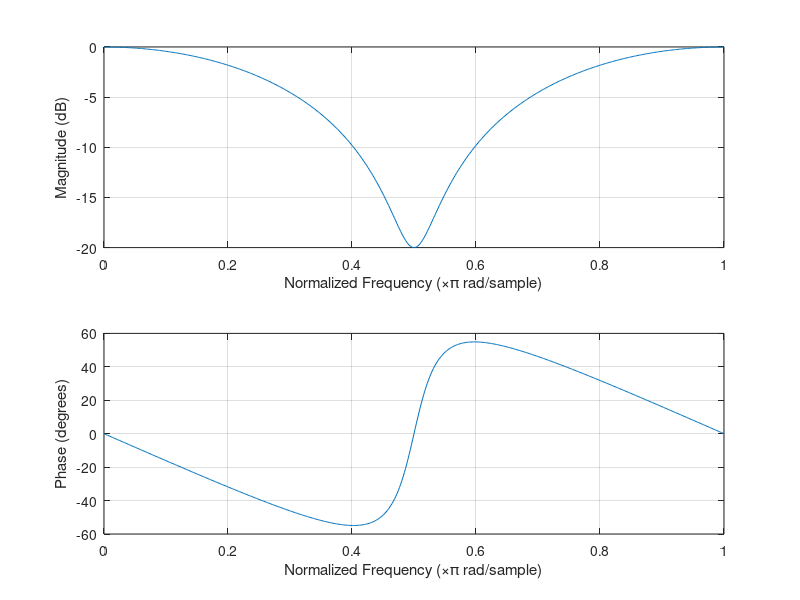
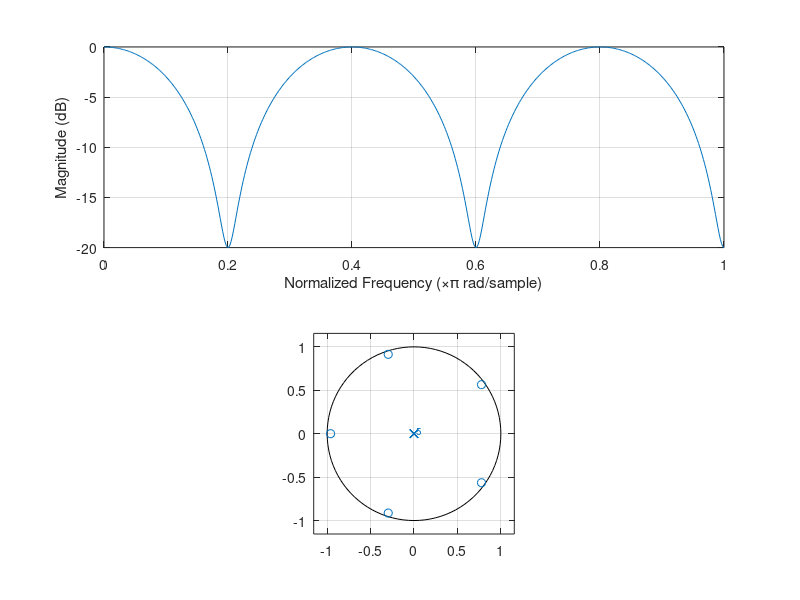
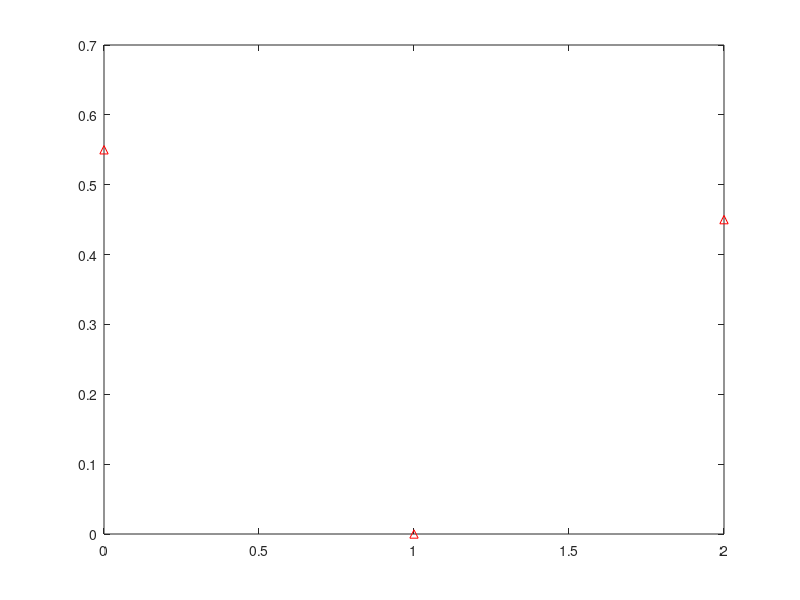
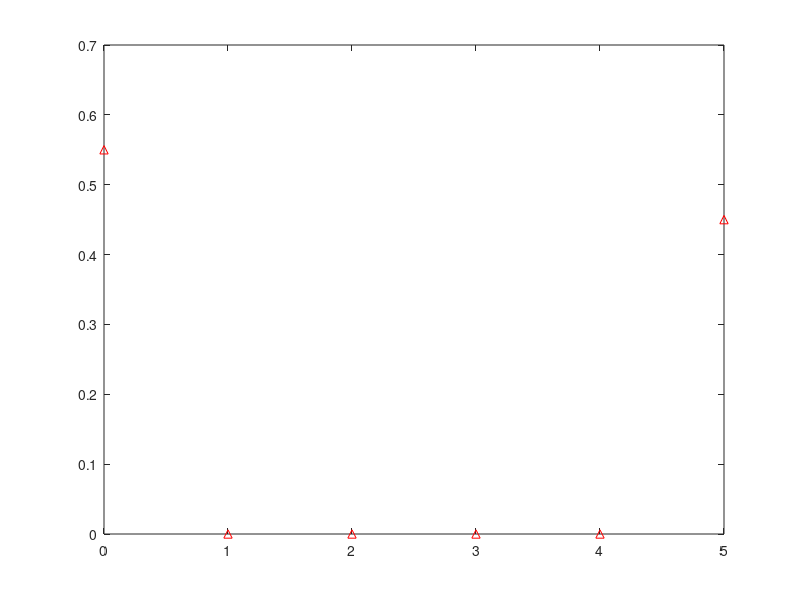

Write the MATLAB code that produced these figures, in order. (Note: this script raises an error after producing the figures.)
% AM 03119840
% Κωνσταντίνος Ιωάννου
% 10/2/2021

%Προσοχή να τρέξετε καθε άσκηση (1.1 ,1.2 ,2.1,2.2) Ξεχωριστά!

% Άσκηση 1.1##############################################

% α)Ορίζω τα α ,β για Ρ=2
a2 =[1 0 0];
b2 = [0.55 0 0.45];

% α)Ορίζω τα α ,β για Ρ=5
 a5 = [1 0 0 0 0 0]; 
 b5 = [0.55 0 0 0 0 0.45];

 %β) Διάγραμμα πλάτους και φάσης για Ρ=2
 figure(1)
 freqz(b2,a2)
 
  %β) Διάγραμμα πλάτους και φάσης για Ρ=5
 figure(2) 
 freqz(b5,a5)

% γ) Διάγραμμα πόλων και μηδενικών για Ρ=2
[Z2,P2,~] = tf2zp(b2,a2);
zplane(Z2,P2)
%  γ) Διάγραμμα πόλων και μηδενικών για Ρ=5
[Z5,P5,~] = tf2zp(b5,a5);
zplane(Z5,P5)

% δ)Κρουστική Απόκριση φίλτρου για Ρ=2
figure(3)
impz(b2,a2)

% δ)Κρουστική Απόκριση φίλτρου για Ρ=5
figure(4)
impz(b5,a5)


% ε) Αντήχηση
Z = [Z2 ; Z2; Z2];
P = [P2 ; P2 ; P2];
[b,a] = zp2tf(Z,P,1)

%Διάγραμμα πλάτους και φάσης
figure(5)
freqz(b,a)

%Διάγραμμα πόλων και μηδενικών
[Z,P,K] = tf2zp(b,a);
zplane(Z,P)

%Κρουστική απόκριση φιλτρου
figure(6)
impz(b,a)



% στ)Να υπολογιστούν τα a,b γιά την απαλοιφή της αντίχοισης απο ένα σήμα.

   ast = b;
   bst = a;
   n0 =linspace(0,25,25);
    x = heaviside(n0) - heaviside(n0-5);
    reverb = filter(b,a,x);
   dereverb = filter(bst,ast,reverb);
   figure(78)
   stem(n0,x) 
   title( 'x-signal')
   figure(79)
   stem(n0,reverb)  %plot στον διακριτό  
   title('reverb-x')
   figure(80)
   stem(n0,dereverb)
   title('derverb-x')
   

   




%Άσκηση 1.2########################################################


p = [0.65+0.65i 0.65+0.65i  0.65-0.65i 0.65-0.65i]; 

z = [0.8  0.8  0.8i -0.8i  ]; 

 % α)Διάγραμμα πόλων και μηδενικών
  figure(7)
  zplane(z',p') %z and p must be column
 

  % α)Εύρεση α και β
  [B,A] = zp2tf(z',p,1);
  

 % β) Απόκριση πλάτους και φάσης 
    figure(8)
    freqz(B,A)
    
  % γ)Κρουστική απόκριση συστήματος
  figure(9)
  impz(B,A)
  
 % γ)Βηματική απόκριση συστήματος
   figure(10) 
   stepz(B,A,100) %Mas arkei mexri to 90 gia na fainete kai pio kala 
   
  % δ) Μετακίνηση πόλων.
  p1 = [ 0.7+0.7i 0.7+0.7i 0.7-0.7i 0.7-0.7i ];
  p2 = [ 0.707+0.707i 0.707+0.707i 0.707-0.707i 0.707-0.707i];
  p3 = [  0.75+0.75i 0.75+0.75i 0.75-0.75i 0.75-0.75i];
   
  
  figure(11)
  zplane(z',p1') %z and p must be column
  
  figure(12)
  zplane(z',p2') %z and p must be column
  
  figure(13)
  zplane(z',p3') %z and p must be column
  
  % δ)Εύρεση α και β.
  [b1,a1] = zp2tf(z',p1,1);
  [b2,a2] = zp2tf(z',p2,1);
  [b3,a3] = zp2tf(z',p3,1);
  
  % δ)Απόκριση πλάτους για ρ1
  figure(14)
    freqz(b1,a1) %mono to platos mas noiazei
    
  % δ)Κρουστική απόκριση
  figure(15)
  impz(b1,a1)
  
  figure(16)
  impz(b2,a2)
  
  figure(17)
  impz(b3,a3)
  
  
  % ε)Μετακίνηση πόλων
   p4 = [ 0.4+0.7i 0.4+0.7i 0.4-0.7i 0.4-0.7i];
   
   figure(15)
   zplane(z',p4')
   
   [b4,a4] = zp2tf(z',p4,1);
   
   figure(16)
    freqz(b4,a4)
    
  % στ) Νέα μηδενικά
  
  p = [0.65+0.65i 0.65+0.65i  0.65-0.65i 0.65-0.65i]; 
  
  z1 = [0.77+0.2i  0.77-0.2i   0.2+0.77i  0.2-0.77i];
  z2 = [ 0.4+0.7i 0.4-0.7i 0.7+0.4i 0.7-0.4i];
  
  % στ)Διάγραμμα πόλων και μηδενικών
  figure(17)
   zplane(z1',p')
   
   figure(18)
   zplane(z2',p')
   
   
   % στ) Εύρεση α και β
   
   [b11,a11] = zp2tf(z1',p,1);
   [b12,a12] = zp2tf(z2',p,1);
   
   % στ)Απόκριση φάσης και πλάτους
   figure(19)
    freqz(b11,a11)
    
    figure(20)
    freqz(b12,a12)
    
    
     % Άσκηση 2.1#####################################################
   
     % α) φόρτωσε αρχείο
    
     audio1 = audioread('viola_series.wav');
    
    % α)άκουσε αρχείο 
     fs = 44100; % 41.1 kHz = 41100 Hz Syxnotita sampling
     sound(audio1,fs)
    
  %must have same legnth
        [L,~] = size(1000*audio1);
        Ts= 1./fs;
        Tms=Ts.*1000;
        n0 = (0:L-1).*Tms;
   
     % α) Σχέδιο -plot
     figure(21) 
     plot(n0,audio1)  
     
    
   
    % β) Ενέργεια
  
     % Normalize  [-1,1]
       range1 = max(audio1(:)) - min(audio1(:));
       m1 = (audio1 - min(audio1(:))) / range1;
       audio1 = 2 * m1 - 1;
     
     % enrgy - cov
       n0 = linspace(-1,1,1000);
       w = 0.54 - 0.46*cos(2*pi*n0/1000);
       energy = conv(audio1.*audio1,w,'same');
    
       
       figure(23);
       subplot (2,1,1), plot(audio1), xlabel(' Time(ms) '), ylabel(' Viola series audio ');
       subplot (2,1,2), plot(energy),
       
       
       %must have same legnth
        [L,v] = size(1000*audio1);
        Ts= 1./fs;
        Tms=Ts.*1000;
        n0 = (0:L-1).*Tms;
       
       
       figure(24)
        plot(n0,6*audio1,n0,energy) 
    title ('Energy and signal')
        
     % γ) Διακριτός μετασχήμαματιμος Fourier audio1
         
        figure(25)
        Y =fft(audio1);
        plot(abs(Y))
        xlabel('F(Hz)')
        ylabel( '|FASMA|')
        
        %δ) Απομόνωση νότας 
         figure(26)
         %audio1nota = audio1(2000:4000);
          audio1nota = audio1(2228:6567);
         plot(n0(2228:6567),audio1nota);
         title( ' NOTA')
   
     
    
       % ε) fft της νότας που απομονώσαμε 
         
        %Plot fft - Νότας
         figure(27)
         Ynota=fft(audio1nota);
         plot(abs(Ynota))
         xlabel('F(Hz)')
         ylabel( '|FASMA notas |')
         
         
         
         %Άσκηση 2.2*********************************************
         
     % α) φόρτωσε αρχείο
    
     audio2 = audioread('piano_note.wav');
    
    % α)άκουσε αρχείο 
     fs = 44100; % 41.1 kHz = 41100 Hz Syxnotita sampling
     sound(audio2,fs)
   
     % α) Σχέδιο -plot
     figure(1) 
     plot(audio2)  
     
         
     % β) Φίλτρου ηχόυς για c = 0.6 και P τ.ω καθυστέρηση 0.15 sec
     
     % εύρεση P
     k = 0.15;
     P = fs*k;
     %εύρεση a1,b1
     a1 = [ 1 zeros(1,P)];
     b1 = [0.6 zeros(1,P-1) 0.4];
     
     echoed = filter(b1,a1,audio2);
     echolength = length(echoed);
     echot  = (1:echolength)./fs;
    
     figure(2)
     plot(echot,echoed)
     sound(echoed,fs)
     
 
     
     
   % β) Φίλτρο αντήχησης δημιουργημένο με τρία φιλτρα ηχούς σε σειρά  
    
    echoed = filter(b1,a1,audio2);  %Ένα φίλτρο ηχούς
    echoed2 = filter(b1,a1,echoed); %Δύο φίλτρα ηχούς σε σειρά
    reverbed = filter(b1,a1,echoed2); % Τρία φίλτρα ηχόυς σε σειρά
    
      reverbedlength = length(reverbed);
      revert = (1:reverbedlength)./fs;
      
       figure(3)
      plot(revert,reverbed)
      sound(reverbed,fs)
      
    % Για να τα βάλουμε στο ίδιο plot τα τρια σήματα  κανονικοποιουμε 
     
     n0 = 0:1/fs:(length( echoed ) - 1)/fs;
     figure(7)
     plot( n0,audio2,n0,echoed,n0,reverbed)
     
      
      
    
     % γ) fft για τα τρία σήματα
     
     X = fft(audio2); 
     Y = fft(echoed);
     Z =fft(reverbed);
     
     
     figure(4)
     plot( 20*log10( abs(X)) )
     title('Αρχικό σήμα')
     
      figure(5)
     plot( 20*log10( abs(Y) ) )
     title('Ηχό')
     
     figure(6)
     plot(20*log10( abs(Z) ) )
     title('Αντήχηση')
     
      
     
    % δ) Εύρεση κατάλληλου P 
    
     
     % P = fs*k;
     %εύρεση a1,b1
     fs = 44100;
     P = 3000; %Κάνουμε δοκιμές μειώνοντας σταδιακα το P=6615.
     a1 = [ 1 zeros(1,P)];
     b1 = [0.6 zeros(1,P-1) 0.4];
     
     echoed_extra = filter(b1,a1,audio2);
     echolength_extra = length(echoed);
     echot_extra  = (1:echolength_extra)./fs;
    
     figure(7)
     plot(echot_extra,echoed_extra)
     sound(echoed_extra,fs)
     title('Γιά P=3000')
     
     %ε) Αποθήκευση των φιλτραρισμένων σημάτων σε αρχεία wav
     
     % χρησιμοιποιησα το audiowrite γιατι το wavrite δεν ανταποκρινόταν
     % audiowrite(FILENAME,Y,FS)
     
     audiowrite( 'echoed.wav',echoed,44100);
     audiowrite('reverbed.wav',reverbed,44100);
   
    % στ)Φίλτρο απαλοιφής αντήχησης (dereverbed)
     
      % φίλτρο αντήχησης reverbed = filter(b1,a1,echoed2); Από (β) ερώτημα
       
       s1 = filter(a1,b1,reverbed); % Ουσιαστικά εναλλάξαμε τις θέσεις των a,b 
       s2 = filter(a1,b1,s1); % Και βάλαμε 3 τέτοια φίλτρα στη σειρά
       dereverbed = filter(a1,b1,s2);
       
         s3length = length(dereverbed);
           s3t = (1:s3length)./fs;
      
          figure(333)
         plot(s3t,dereverbed)
         sound(dereverbed,fs)
         
        n0 = 0:1/fs:(length( s1 ) - 1)/fs;
        figure(777)
        plot( n0,audio2,n0,dereverbed)
        title(' audio2 AND dereverved')
      
      
      
      
      
      
      
 
   

      
      
      
     
     
     
     
  

